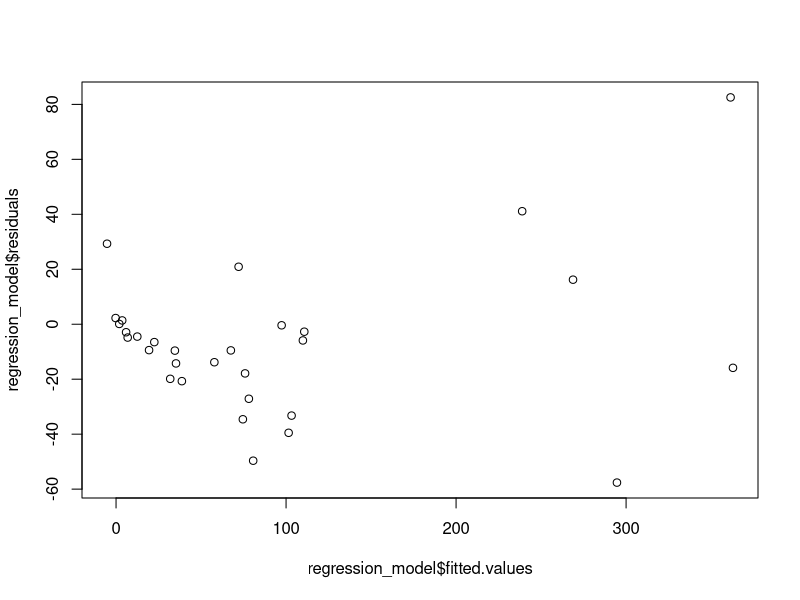

Write the R code that produced this figure. (Note: this script raises an error after producing the figure.)
## Nina van Gerwen, 1860852
## Assignment 2, Statistical Inference with R

## Part 1: Programming your own t-test function -----------------------------------------

## Question 1:

## For a t-test, someone should have two vectors as input, so the function should also ask for two vectors
myTtest <- function(x, y) {
  ## First, ask and define a few values necessary to calculate the t-test
  n_x <- length(x)
  n_y <- length(y)
  ## now, we  calculate the pooled sd through the following formula, using the built-in function var()
  pooled_s <- sqrt(((n_x - 1)*(var(x)) + (n_y - 1)*(var(y)))/(n_x + n_y - 2))
  ## knowing the pooled_s, we can calculate the t-statistic through the final formula using the built-in function mean()
  t_test <- (mean(x) - mean(y))/(pooled_s * sqrt((1/n_x)+(1/n_y)))
  ## Question 3:
  
  ## To get the p-value, we use the built-in function pt(), in this function, we need to define the t-statistic (gained above) and the degrees of freedom
  ## Furthermore, to get the correct p-value, we should make an if-statement, because:
  if(t_test < 0) {
    ## if the t-value is below 0, it means we need to gain the p-value for the lower tail
    p_value <- 2 * pt(t_test, df = n_x + n_y - 2, lower.tail = TRUE)
  } else {
    ## if the t-value is above 0, it means we need to gain the p-value for the upper tail
    p_value <- 2 * pt(t_test, df = n_x + n_y - 2, lower.tail = FALSE)
    ## Finally, in both cases the p-value should be multiplied by 2, because we are doing a two-tailed test
  }
  ## Question 4: 
  
  ## create a list of values that we wish to have as output
  list_of_values <- list(t_test, p_value)
  ## return the list of values
  return(list_of_values)
}

## Question 2: 

## To test whether the results match, create the two factors and run it with both t-tests
CSFI <- c(2,5,5,6,6,7,8,9)
TFI <- c(1,1,2,3,3,4,5,7,7,8)

t.test(CSFI, TFI, var.equal = TRUE)
myTtest(CSFI, TFI)

t.test(TFI, CSFI, var.equal = TRUE)
myTtest(TFI, CSFI)

## Under the assumption that variances are equal (which is what is assumed in the formula from Question 1), the results match!

## Part 2: Multiple regression analysis and matrix multiplication ------------------------

## Question 1:

setwd("C:/Users/nina-/Documents/GitHub/Computational-inference-with-R/")

## First load the correct file with the right separator specified 
gala_data <- read.csv(file = "gala.txt", sep = " ")

## Perform the multiple regression through the lm() function specifying the correct variables through the formula 
## Important to note is that we want to remove the intercept (by using + 0), because otherwise we won't be able to compare the coefficients
regression_model <- lm(Species ~ Area + Elevation + Endemics + 0, data = gala_data)
## Gain the correct statistics/estimates using the summary() function
summary(regression_model)

## Create a simple scatterplot of the predicted (also known as fitted) values against the residuals
plot(regression_model$fitted.values, regression_model$residuals)

## Interpretation of the results:
## 

## Question 2:

## The regression coefficients:
DV <- matrix(gala_data$Species, ncol = 1, nrow = 30)
IVs <- matrix(c(gala_data$Area, gala_data$Elevation, gala_data$Endemics), ncol = 3, nrow = 30)

b_coefficients <- (solve(t(IVs) %*% IVs)) %*% (t(IVs) %*% DV)
b_coefficients

## The predicted values:
predicted_values <- IVs %*% b_coefficients
predicted_values

## The residuals:
error_residuals <- DV - predicted_values
error_residuals

## Question 3:

## First to specify the arguments:
## Most importantly, a dataset should be given as input
## Then from this dataset, the dependent variable (DV) should be specified (column x from the dataset)
## Then finally  independent variable(s) (IV) should be specified, we use ... because it can be any number of variables/columns

Regression_Function <- function(data, DV, IVs) { ## question: how to allow IV to be any number of things
  ## Descriptive statistics of data:
  
  ## Regression coefficients, predicted values and residuals using matrix algebra:
  for(i in 1:ncol(IVs)) { 
    
  
  }
  
  ## Simple plot of predicted values against the residuals:

  return(list_of_information)
}

Regression_Function()
